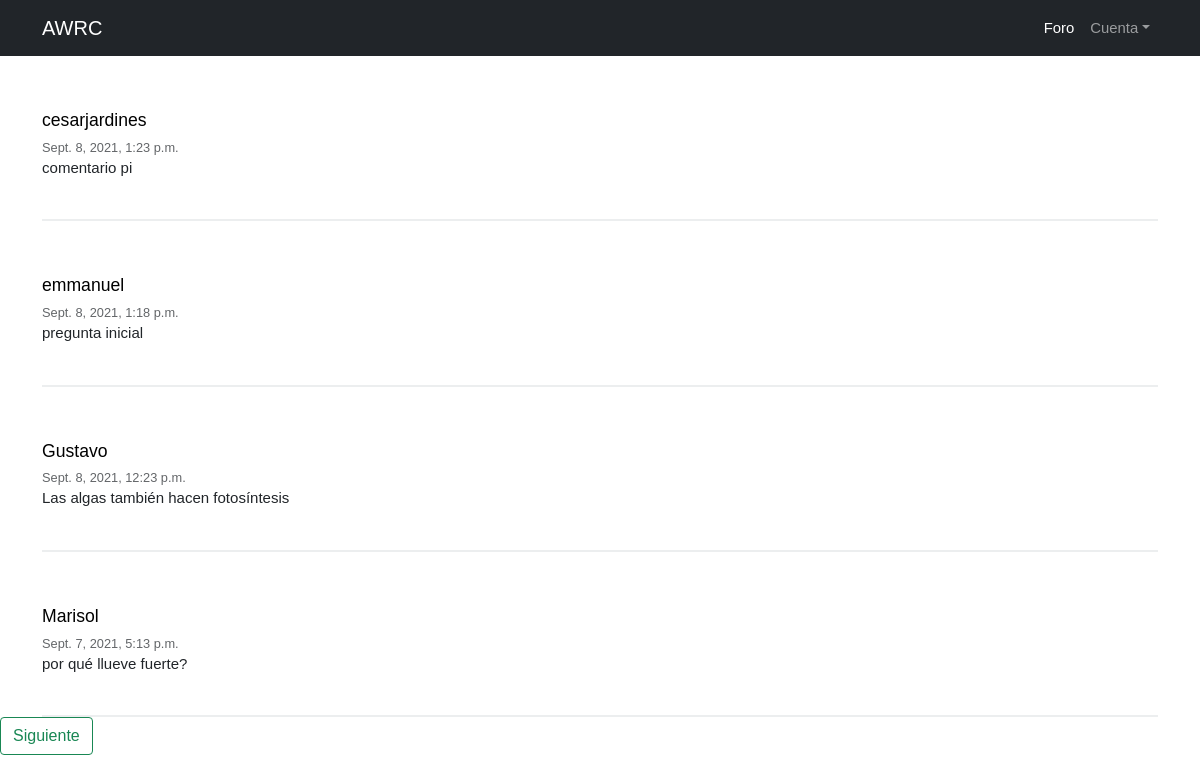
Page /feed1-2/ on the committed database.
### AMCE/models.py (models this page shows, shortened)
class Post(models.Model):
	user = models.ForeignKey(User, on_delete=models.CASCADE, related_name='post')
	timestamp = models.DateTimeField(default = timezone.now)
	content = models.TextField()
	voto = models.IntegerField(default=0)
	comentario = models.TextField(default='')
	class Meta:
		ordering = ['-timestamp']

### AMCE/views.py (the view)
# urls.py: path('feed1-2/', views.feed1_2, name = 'feed1_2'),
def feed1_2(request):
	posts = Post.objects.all();
	context = {'post':posts}
	return render(request, 'AMCE/Feed1/feed1_2.html', context)

### AMCE/templates/AMCE/Feed1/feed1_2.html (shortened to what this page needs)
{% extends 'AMCE/MG1.html'%}
	{% block content %}
{% for post in post %}
<article>
	<div class="container-article">
		<div>
			<h2 class="username"><a href="{% url 'AMCE:profile' post.user.username%}">{{post.user.username}}</a></h2>
			<time data-time="#">{{post.timestamp}}</time>
			<div class="post">{{post.content}}</div>
		</div>
	</div>
</article>
{% endfor %}
<a href="/paso1-3" class="btn btn-outline-success" type="submit">Siguiente</a>
{% endblock%}

### static/css/feedStyle.css (style rules this page uses)
body { background: #FFFFFF; font-size: 62.5%; font-family: 'Varela Round', Helvetica, Arial, serif; }
a { font-size: .93rem; text-decoration: none; color: black; }
article { width: 93%; margin: auto; padding: 40px 0; border-bottom: 2px solid #ECEEEF; }
.username { margin-bottom: .2rem; }
.username a { font-size: 1.1rem; }
.container-article { display: flex; }
time { font-size: .8rem; opacity: .7; }
.post { font-size: .94rem; }

### rows in the picture
Post: user.username "cesarjardines", timestamp "Sept. 8, 2021, 1:23 p.m.", content "comentario pi"
Post: user.username "emmanuel", timestamp "Sept. 8, 2021, 1:18 p.m.", content "pregunta inicial"
Post: user.username "Gustavo", timestamp "Sept. 8, 2021, 12:23 p.m.", content "Las algas también hacen fotosíntesis"
Post: user.username "Marisol", timestamp "Sept. 7, 2021, 5:13 p.m.", content "por qué llueve fuerte?"
